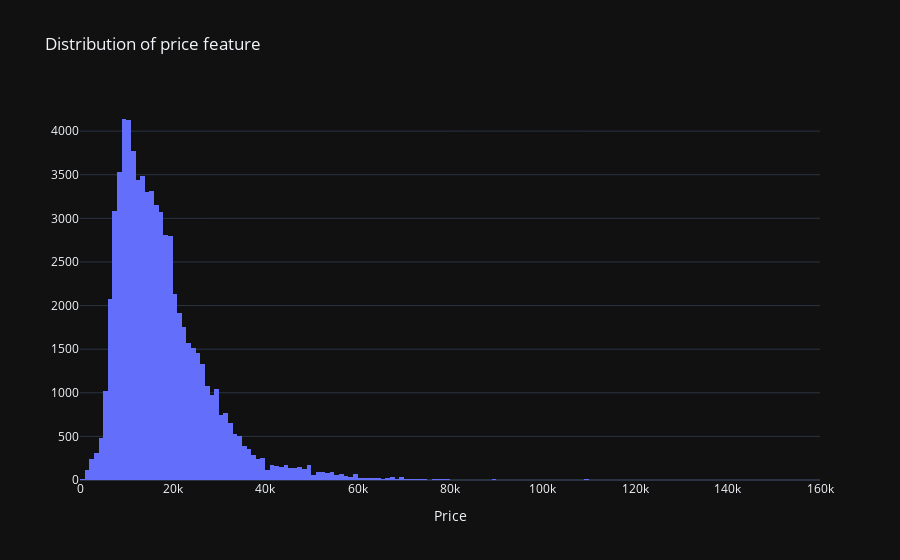

This figure's notebook cell:
### Code cell
fig = go.Figure()

fig.add_trace(go.Histogram(
    x = data['price'],
    nbinsx = 170
))

fig.update_layout(
    title_text = 'Distribution of price feature',
    template = 'plotly_dark',
    xaxis_title = 'Price'
)

### Figure 1 — Plotly figure (JSON) as saved in the notebook; plotly's stock layout.template omitted (floating-point values rounded to 4 significant figures; data arrays with more than 128 entries replaced by an {"elided": "..."} marker saying what was removed)
{"data": [{"nbinsx": 170, "type": "histogram", "x": {"elided": "70398 int values"}}], "layout": {"title": {"text": "Distribution of price feature"}, "xaxis": {"title": {"text": "Price"}}}}
